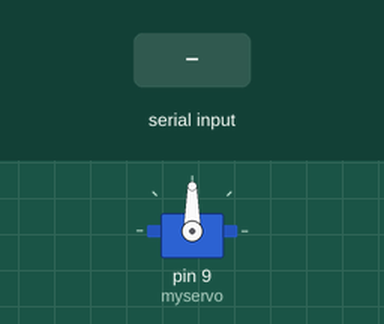
This sketch was run on a simulated Arduino Uno, built with avr-gcc and run on an emulated ATmega328P. Parts: servo. Inputs (shaded band) come from the test bench.

Above: at 1.2 s.
1.3 s: byte 30 received over Serial
At 1.6 s:
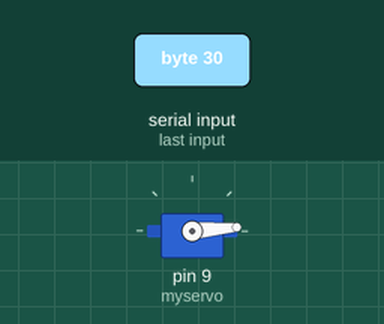
2.8 s: byte 120 received over Serial
At 3.9 s:
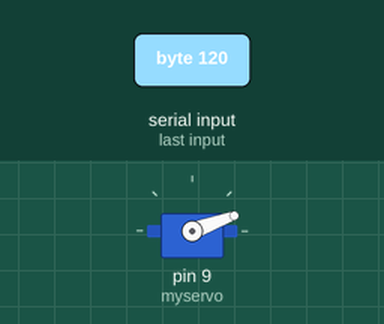
Timing chart, 0 to 5.8 s (numbered marks = the images above; inputs shaded):
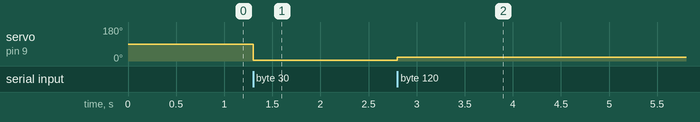

The sketch:

esctest.ino
```cpp
#include <Servo.h>
int val;    // variable to read the value from the analog pin

Servo myservo;  // create servo object to control a servo
void setup()
{
  // initialize the serial communication:
  Serial.begin(9600);
  myservo.attach(9);  // attaches the servo on pin 9 to the servo object
}

void loop() {

  // check if data has been sent from the computer:
  if (Serial.available()) {
    val = Serial.read();
    val = map(val, 0, 1023, 0, 179);     // scale it to use it with the servo (value between 0 and 180)
    myservo.write(val);                  // sets the servo position according to the scaled value
    delay(15);
  }
}
```

Measured:
- after the input at 1.3 s, servo on pin 9 (myservo): 90° → 5° at once
- after the input at 2.8 s, servo on pin 9 (myservo): 5° → 20° at once
